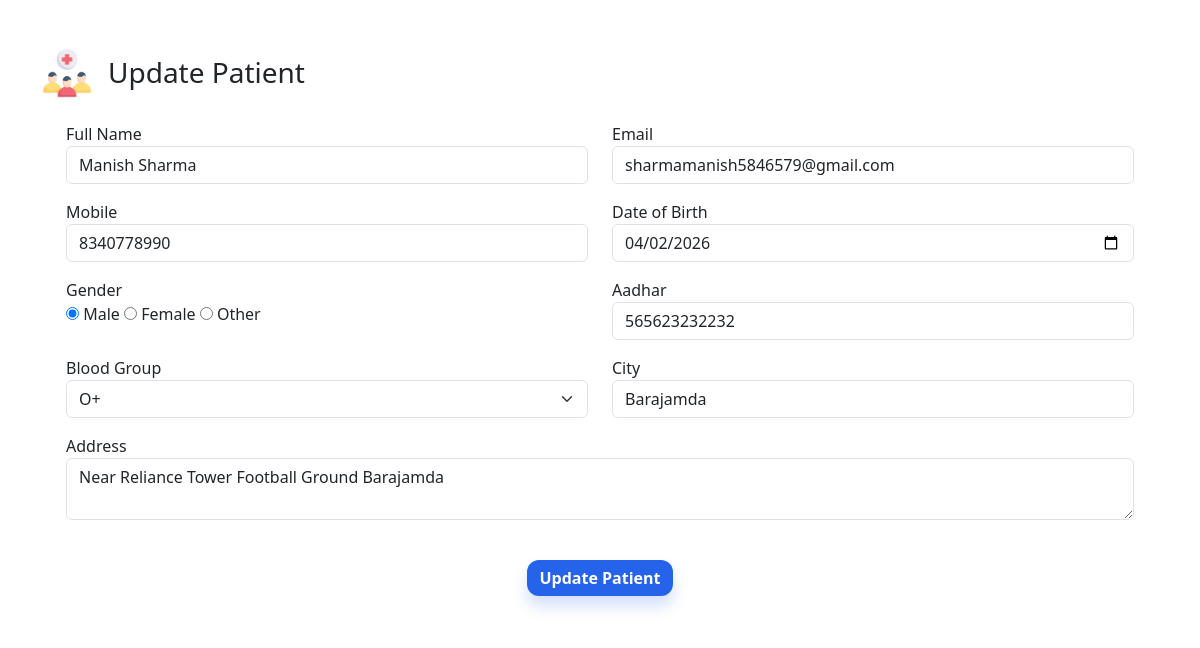
The page /Admin/edit_patient.php?id=PAT-2026-002 (signed in) on the database its author committed.
### tables this page shows
CREATE TABLE `patients` (
  `id` int(11) NOT NULL,
  `patient_code` varchar(20) DEFAULT NULL,
  `full_name` varchar(100) DEFAULT NULL,
  `email` varchar(100) DEFAULT NULL,
  `mobile` varchar(10) DEFAULT NULL,
  `dob` date DEFAULT NULL,
  `gender` varchar(10) DEFAULT NULL,
  `aadhar` varchar(12) DEFAULT NULL,
  `blood_group` varchar(5) DEFAULT NULL,
  `city` varchar(50) DEFAULT NULL,
  `address` text DEFAULT NULL,
  `password` varchar(255) DEFAULT NULL,
  `created_at` timestamp NOT NULL DEFAULT current_timestamp()
);

### Admin/edit_patient.php (the view, shortened to what this page needs)
<?php
require_once '../dbconnect.php';
if (isset($_GET['id'])) {
    $patient_id = $_GET['id'];
    $sql = "SELECT * FROM patients WHERE patient_code=?";
    $stmt = $conn->prepare($sql);
    $stmt->bind_param("s", $patient_id);
    $stmt->execute();
    $result = $stmt->get_result();
    if ($row = $result->fetch_assoc()) {
        $name = $row['full_name'];
        $email = $row['email'];
        $mobile = $row['mobile'];
        $dob = $row['dob'];
        $gender = $row['gender'];
        $aadhar = $row['aadhar'];
        $blood = $row['blood_group'];
        $city = $row['city'];
        $address = $row['address'];
    } else {
        echo "Patient not found";
        exit();
    }
}
?>
<!DOCTYPE html>
<html lang="en">
<head>
    <link rel="stylesheet" href="../Bootstrap/bootstrap.min.css">
    <link rel="stylesheet" href="../styles/add_patient.css">
</head>
<body class="patient-bg">
<div class="container mt-5 mb-5">
    <div class="card patient-card border-0">
        <div class="patient-header d-flex align-items-center gap-3">
            <div class="icon-circle">
                <img src="../icons/crowd.png" width="50">
            </div>
            <div>
                <h3 class="mb-0">Update Patient</h3>
            </div>
        </div>
        <div class="card-body p-4">
            <form method="POST">
                <div class="row">
                    <div class="col-md-6 mb-3">
                        <label>Full Name</label>
                        <input type="text" name="name" class="form-control" value="<?php echo $name; ?>">
                    </div>
                    <div class="col-md-6 mb-3">
                        <label>Email</label>
                        <input type="email" name="email" class="form-control" value="<?php echo $email; ?>">
                    </div>
                    <div class="col-md-6 mb-3">
                        <label>Mobile</label>
                        <input type="text" name="mobile" class="form-control" value="<?php echo $mobile; ?>">
                    </div>
                    <div class="col-md-6 mb-3">
                        <label>Date of Birth</label>
                        <input type="date" name="dob" class="form-control" value="<?php echo $dob; ?>">
                    </div>
                    <div class="col-md-6 mb-3">
                        <label>Gender</label><br>
                        <input type="radio" name="gender" value="male" <?php if($gender=="male") echo "checked"; ?>> Male
                        <input type="radio" name="gender" value="female" <?php if($gender=="female") echo "checked"; ?>> Female
                        <input type="radio" name="gender" value="Other" <?php if($gender=="Other") echo "checked"; ?>> Other
                    </div>
                    <div class="col-md-6 mb-3">
                        <label>Aadhar</label>
                        <input type="text" name="aadhar" class="form-control" value="<?php echo $aadhar; ?>">
                    </div>
                    <div class="col-md-6 mb-3">
                        <label>Blood Group</label>
                        <select name="blood" class="form-select">
                            <option <?php if($blood=="O+") echo "selected"; ?>>O+</option>
                        </select>
                    </div>
                    <div class="col-md-6 mb-3">
                        <label>City</label>
                        <input type="text" name="city" class="form-control" value="<?php echo $city; ?>">
                    </div>
                    <div class="col-12 mb-3">
                        <label>Address</label>
                        <textarea name="address" class="form-control"><?php echo $address; ?></textarea>
                    </div>
                </div>
                <div class="text-center mt-4">
                    <button type="submit" class="btn register-btn">Update Patient</button>
                </div>
            </form>
        </div>
    </div>
</div>
</body>
</html>

### styles/add_patient.css (style rules this page uses)
:root { --primary: #2563EB; --primary-dark: #1E4ED8; --secondary: #0F172A; --bg-light: #F8FAFC; --slate-200: #E2E8F0; --text-muted: #64748B; }
.register-btn { background: var(--primary); color: white !important; border: none; border-radius: 12px; font-weight: 600; transition: all 0.3s; box-shadow: 0 10px 15px rgba(37, 99, 235, 0.2); }

### rows shown on the page
patients: name "Manish Sharma", email "sharmamanish5846579@gmail.com", mobile "8340778990", dob "04/02/2026", gender "☑", aadhar "565623232232", blood "O+", city "Barajamda", address "Near Reliance Tower Football Ground Barajamda"
